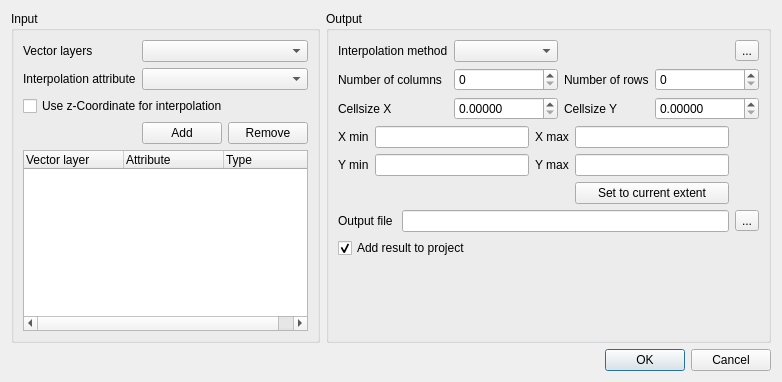
<?xml version="1.0" encoding="UTF-8"?>
<ui version="4.0">
 <class>QgsInterpolationDialogBase</class>
 <widget class="QDialog" name="QgsInterpolationDialogBase">
  <property name="geometry">
   <rect>
    <x>0</x>
    <y>0</y>
    <width>772</width>
    <height>382</height>
   </rect>
  </property>
  <property name="sizePolicy">
   <sizepolicy hsizetype="Preferred" vsizetype="Fixed">
    <horstretch>0</horstretch>
    <verstretch>0</verstretch>
   </sizepolicy>
  </property>
  <property name="windowTitle">
   <string>Interpolation plugin</string>
  </property>
  <layout class="QGridLayout" name="gridLayout_4">
   <item row="0" column="0">
    <widget class="QGroupBox" name="mInputGroupBox">
     <property name="sizePolicy">
      <sizepolicy hsizetype="Preferred" vsizetype="Preferred">
       <horstretch>0</horstretch>
       <verstretch>0</verstretch>
      </sizepolicy>
     </property>
     <property name="title">
      <string>Input</string>
     </property>
     <layout class="QGridLayout" name="gridLayout">
      <item row="0" column="0">
       <widget class="QLabel" name="label_2">
        <property name="text">
         <string>Vector layers</string>
        </property>
        <property name="buddy">
         <cstring>mInputLayerComboBox</cstring>
        </property>
       </widget>
      </item>
      <item row="0" column="1" colspan="2">
       <widget class="QComboBox" name="mInputLayerComboBox">
        <property name="sizePolicy">
         <sizepolicy hsizetype="Expanding" vsizetype="Fixed">
          <horstretch>0</horstretch>
          <verstretch>0</verstretch>
         </sizepolicy>
        </property>
       </widget>
      </item>
      <item row="1" column="0">
       <widget class="QLabel" name="mInterpolationAttributeLabel">
        <property name="text">
         <string>Interpolation attribute</string>
        </property>
        <property name="buddy">
         <cstring>mInterpolationAttributeComboBox</cstring>
        </property>
       </widget>
      </item>
      <item row="1" column="1" colspan="2">
       <widget class="QComboBox" name="mInterpolationAttributeComboBox">
        <property name="sizePolicy">
         <sizepolicy hsizetype="MinimumExpanding" vsizetype="Fixed">
          <horstretch>0</horstretch>
          <verstretch>0</verstretch>
         </sizepolicy>
        </property>
       </widget>
      </item>
      <item row="2" column="0" colspan="3">
       <widget class="QCheckBox" name="mUseZCoordCheckBox">
        <property name="text">
         <string>Use z-Coordinate for interpolation</string>
        </property>
       </widget>
      </item>
      <item row="3" column="1">
       <widget class="QPushButton" name="mAddPushButton">
        <property name="text">
         <string>Add</string>
        </property>
       </widget>
      </item>
      <item row="3" column="2">
       <widget class="QPushButton" name="mRemovePushButton">
        <property name="text">
         <string>Remove</string>
        </property>
       </widget>
      </item>
      <item row="4" column="0" colspan="3">
       <widget class="QTreeWidget" name="mLayersTreeWidget">
        <column>
         <property name="text">
          <string>Vector layer</string>
         </property>
        </column>
        <column>
         <property name="text">
          <string>Attribute</string>
         </property>
        </column>
        <column>
         <property name="text">
          <string>Type</string>
         </property>
        </column>
       </widget>
      </item>
     </layout>
    </widget>
   </item>
   <item row="0" column="1">
    <widget class="QGroupBox" name="mOutputGroupBox">
     <property name="sizePolicy">
      <sizepolicy hsizetype="Preferred" vsizetype="Preferred">
       <horstretch>0</horstretch>
       <verstretch>0</verstretch>
      </sizepolicy>
     </property>
     <property name="title">
      <string>Output</string>
     </property>
     <layout class="QGridLayout" name="gridLayout_3">
      <item row="0" column="0" colspan="2">
       <widget class="QLabel" name="mInterpolationLabel">
        <property name="text">
         <string>Interpolation method</string>
        </property>
        <property name="buddy">
         <cstring>mInterpolationMethodComboBox</cstring>
        </property>
       </widget>
      </item>
      <item row="0" column="2">
       <widget class="QComboBox" name="mInterpolationMethodComboBox"/>
      </item>
      <item row="0" column="5">
       <widget class="QToolButton" name="mConfigureInterpolationButton">
        <property name="text">
         <string>...</string>
        </property>
        <property name="icon">
         <iconset resource="interpolator.qrc">
          <normaloff>:/options.png</normaloff>:/options.png</iconset>
        </property>
       </widget>
      </item>
      <item row="1" column="0" colspan="2">
       <widget class="QLabel" name="mNumberOfColumnsLabel">
        <property name="text">
         <string>Number of columns</string>
        </property>
        <property name="buddy">
         <cstring>mNumberOfColumnsSpinBox</cstring>
        </property>
       </widget>
      </item>
      <item row="1" column="2">
       <widget class="QSpinBox" name="mNumberOfColumnsSpinBox">
        <property name="maximum">
         <number>10000000</number>
        </property>
       </widget>
      </item>
      <item row="1" column="3">
       <widget class="QLabel" name="mNumberOfRowsLabel">
        <property name="text">
         <string>Number of rows</string>
        </property>
        <property name="buddy">
         <cstring>mNumberOfRowsSpinBox</cstring>
        </property>
       </widget>
      </item>
      <item row="1" column="4" colspan="2">
       <widget class="QSpinBox" name="mNumberOfRowsSpinBox">
        <property name="maximum">
         <number>10000000</number>
        </property>
       </widget>
      </item>
      <item row="2" column="0">
       <widget class="QLabel" name="mCellsizeXLabel">
        <property name="text">
         <string>Cellsize X</string>
        </property>
        <property name="buddy">
         <cstring>mCellsizeXSpinBox</cstring>
        </property>
       </widget>
      </item>
      <item row="2" column="2">
       <widget class="QDoubleSpinBox" name="mCellsizeXSpinBox">
        <property name="decimals">
         <number>5</number>
        </property>
        <property name="maximum">
         <double>999999.000000000000000</double>
        </property>
       </widget>
      </item>
      <item row="2" column="3">
       <widget class="QLabel" name="mCellsizeYLabel">
        <property name="text">
         <string>Cellsize Y</string>
        </property>
        <property name="buddy">
         <cstring>mCellSizeYSpinBox</cstring>
        </property>
       </widget>
      </item>
      <item row="2" column="4" colspan="2">
       <widget class="QDoubleSpinBox" name="mCellSizeYSpinBox">
        <property name="decimals">
         <number>5</number>
        </property>
        <property name="maximum">
         <double>999999.000000000000000</double>
        </property>
       </widget>
      </item>
      <item row="3" column="0" colspan="5">
       <layout class="QGridLayout" name="gridLayout_2">
        <item row="0" column="0">
         <widget class="QLabel" name="mXMinLabel">
          <property name="text">
           <string>X min</string>
          </property>
          <property name="buddy">
           <cstring>mXMinLineEdit</cstring>
          </property>
         </widget>
        </item>
        <item row="0" column="1">
         <widget class="QLineEdit" name="mXMinLineEdit"/>
        </item>
        <item row="0" column="2">
         <widget class="QLabel" name="mXMaxLabel">
          <property name="text">
           <string>X max</string>
          </property>
          <property name="buddy">
           <cstring>mXMaxLineEdit</cstring>
          </property>
         </widget>
        </item>
        <item row="0" column="3">
         <widget class="QLineEdit" name="mXMaxLineEdit"/>
        </item>
        <item row="1" column="0">
         <widget class="QLabel" name="mYMinLabel">
          <property name="text">
           <string>Y min</string>
          </property>
          <property name="buddy">
           <cstring>mYMinLineEdit</cstring>
          </property>
         </widget>
        </item>
        <item row="1" column="1">
         <widget class="QLineEdit" name="mYMinLineEdit"/>
        </item>
        <item row="1" column="2">
         <widget class="QLabel" name="mYMaxLabel">
          <property name="text">
           <string>Y max</string>
          </property>
          <property name="buddy">
           <cstring>mYMaxLineEdit</cstring>
          </property>
         </widget>
        </item>
        <item row="1" column="3">
         <widget class="QLineEdit" name="mYMaxLineEdit"/>
        </item>
        <item row="2" column="3">
         <widget class="QPushButton" name="mBBoxToCurrentExtent">
          <property name="text">
           <string>Set to current extent</string>
          </property>
         </widget>
        </item>
       </layout>
      </item>
      <item row="4" column="0">
       <widget class="QLabel" name="mOutputFileLabel">
        <property name="text">
         <string>Output file </string>
        </property>
        <property name="buddy">
         <cstring>mOutputFileLineEdit</cstring>
        </property>
       </widget>
      </item>
      <item row="4" column="1" colspan="4">
       <widget class="QLineEdit" name="mOutputFileLineEdit"/>
      </item>
      <item row="4" column="5">
       <widget class="QToolButton" name="mOutputFileButton">
        <property name="text">
         <string>...</string>
        </property>
       </widget>
      </item>
      <item row="5" column="0" colspan="3">
       <widget class="QCheckBox" name="mAddResultToProjectCheckBox">
        <property name="text">
         <string>Add result to project</string>
        </property>
        <property name="checked">
         <bool>true</bool>
        </property>
       </widget>
      </item>
      <item row="6" column="0">
       <spacer name="verticalSpacer">
        <property name="orientation">
         <enum>Qt::Vertical</enum>
        </property>
        <property name="sizeHint" stdset="0">
         <size>
          <width>20</width>
          <height>40</height>
         </size>
        </property>
       </spacer>
      </item>
     </layout>
    </widget>
   </item>
   <item row="1" column="0" colspan="2">
    <widget class="QDialogButtonBox" name="buttonBox">
     <property name="orientation">
      <enum>Qt::Horizontal</enum>
     </property>
     <property name="standardButtons">
      <set>QDialogButtonBox::Cancel|QDialogButtonBox::Ok</set>
     </property>
    </widget>
   </item>
  </layout>
 </widget>
 <tabstops>
  <tabstop>mInputLayerComboBox</tabstop>
  <tabstop>mInterpolationAttributeComboBox</tabstop>
  <tabstop>mUseZCoordCheckBox</tabstop>
  <tabstop>mAddPushButton</tabstop>
  <tabstop>mRemovePushButton</tabstop>
  <tabstop>mLayersTreeWidget</tabstop>
  <tabstop>mInterpolationMethodComboBox</tabstop>
  <tabstop>mConfigureInterpolationButton</tabstop>
  <tabstop>mNumberOfColumnsSpinBox</tabstop>
  <tabstop>mNumberOfRowsSpinBox</tabstop>
  <tabstop>mCellsizeXSpinBox</tabstop>
  <tabstop>mCellSizeYSpinBox</tabstop>
  <tabstop>mXMinLineEdit</tabstop>
  <tabstop>mXMaxLineEdit</tabstop>
  <tabstop>mYMinLineEdit</tabstop>
  <tabstop>mYMaxLineEdit</tabstop>
  <tabstop>mBBoxToCurrentExtent</tabstop>
  <tabstop>mOutputFileLineEdit</tabstop>
  <tabstop>mOutputFileButton</tabstop>
  <tabstop>buttonBox</tabstop>
 </tabstops>
 <resources>
  <include location="interpolator.qrc"/>
 </resources>
 <connections>
  <connection>
   <sender>buttonBox</sender>
   <signal>accepted()</signal>
   <receiver>QgsInterpolationDialogBase</receiver>
   <slot>accept()</slot>
   <hints>
    <hint type="sourcelabel">
     <x>266</x>
     <y>723</y>
    </hint>
    <hint type="destinationlabel">
     <x>157</x>
     <y>274</y>
    </hint>
   </hints>
  </connection>
  <connection>
   <sender>buttonBox</sender>
   <signal>rejected()</signal>
   <receiver>QgsInterpolationDialogBase</receiver>
   <slot>reject()</slot>
   <hints>
    <hint type="sourcelabel">
     <x>334</x>
     <y>723</y>
    </hint>
    <hint type="destinationlabel">
     <x>286</x>
     <y>274</y>
    </hint>
   </hints>
  </connection>
 </connections>
</ui>
